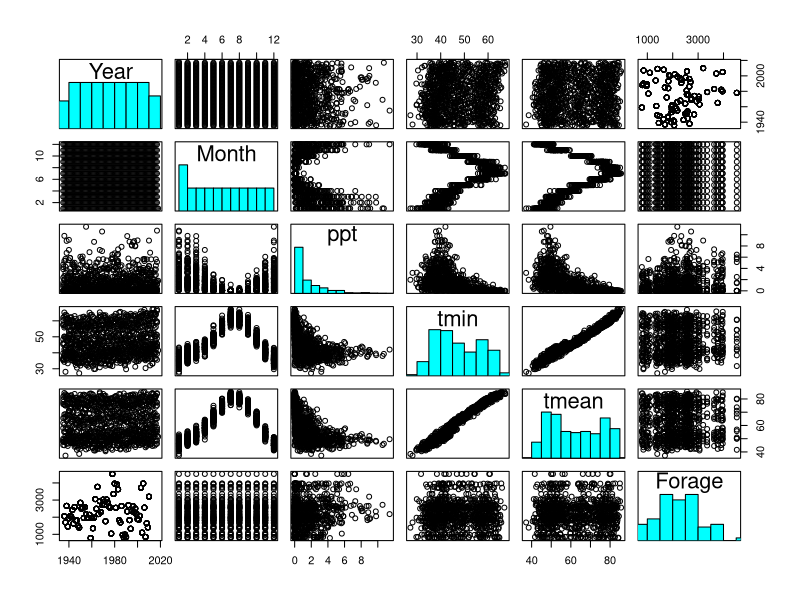
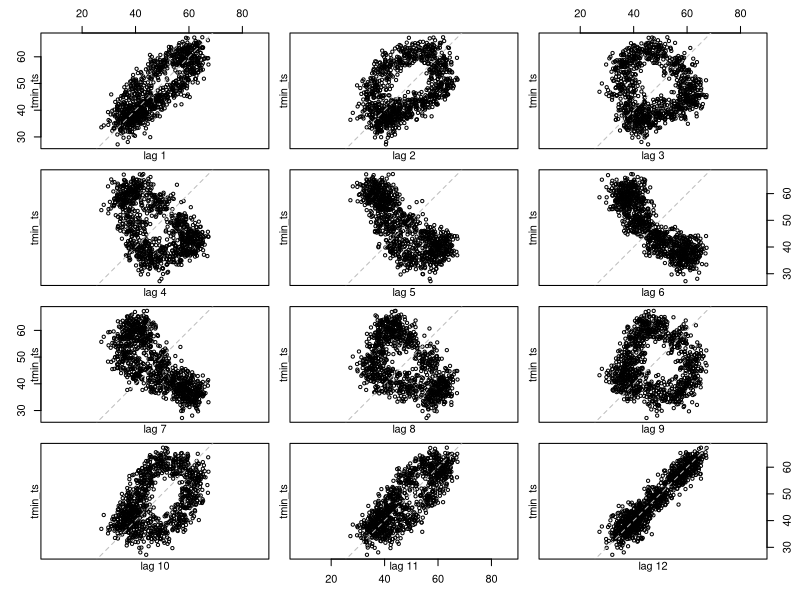
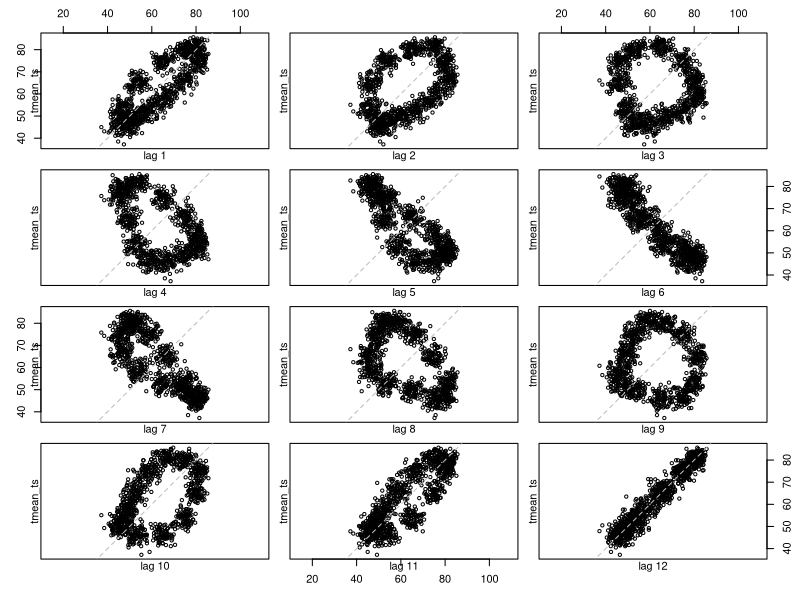
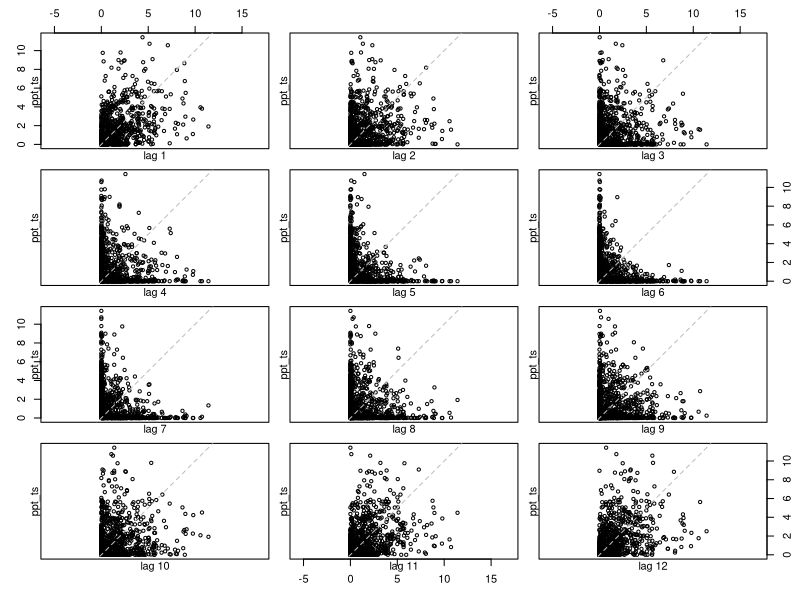
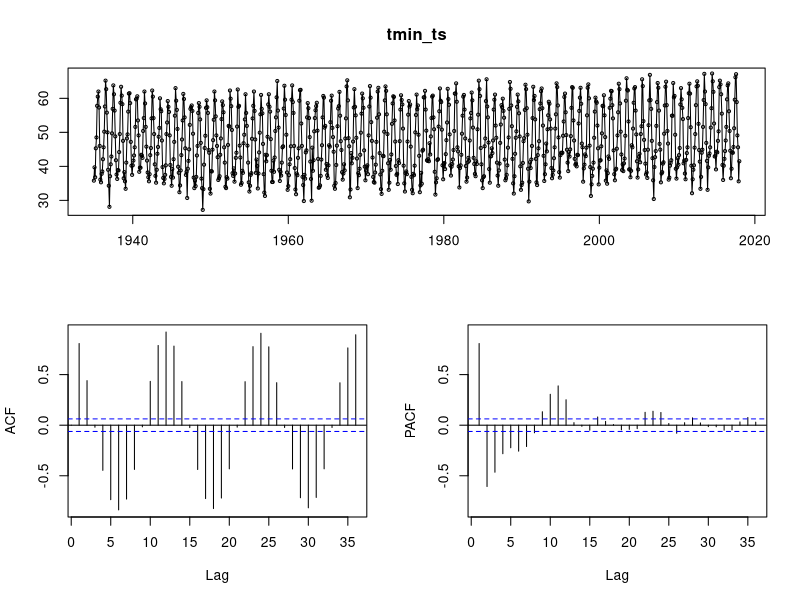
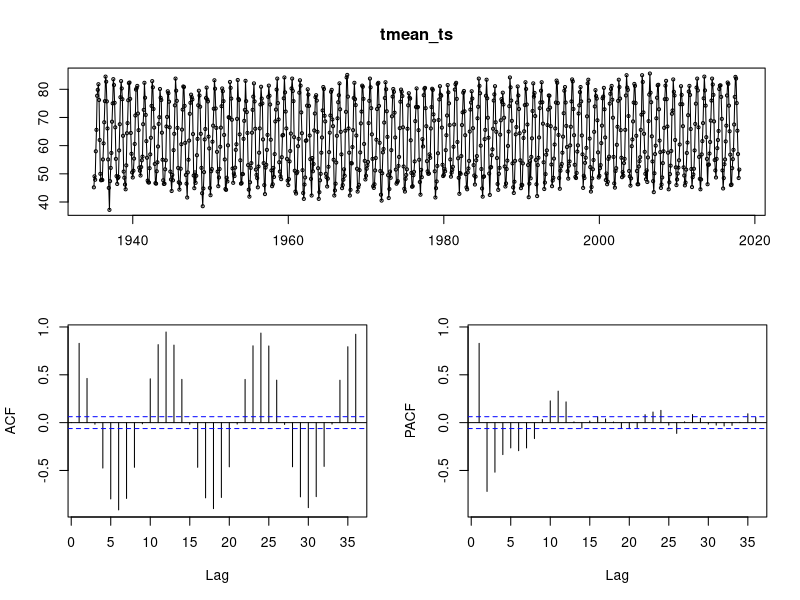
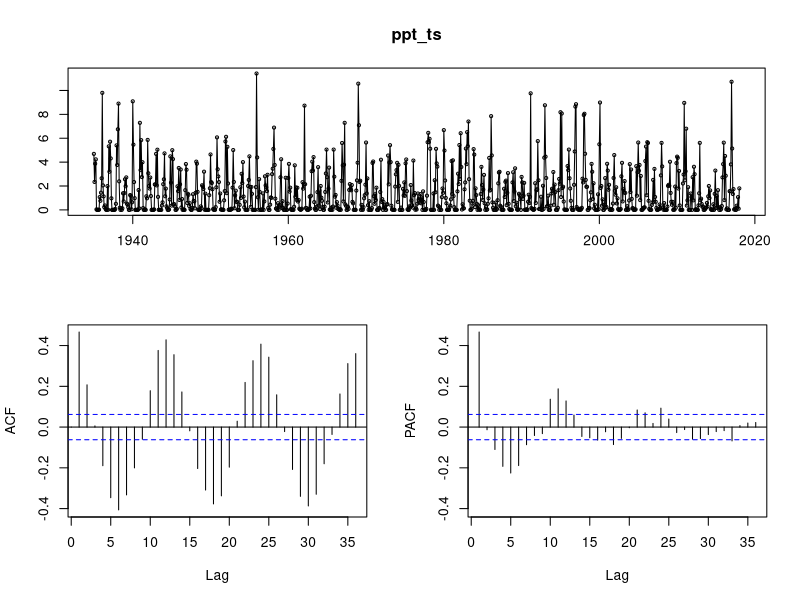
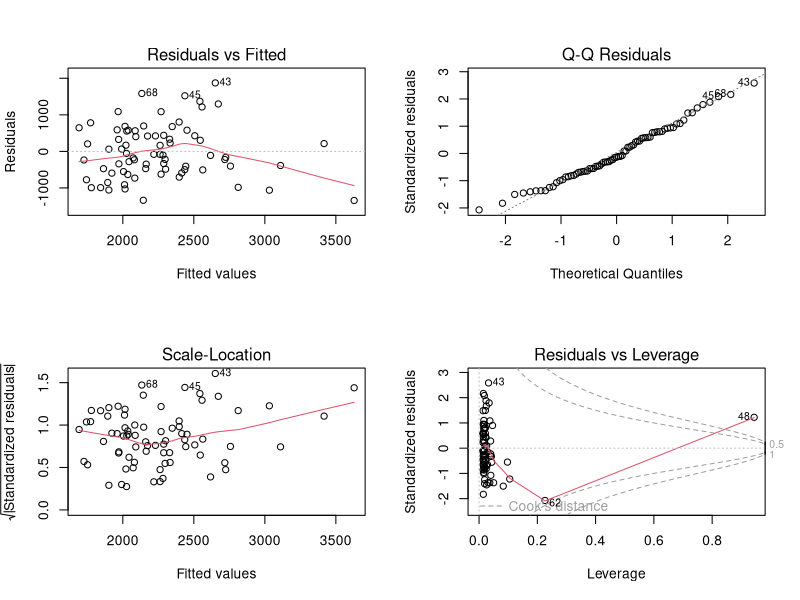

These figures' R source, in order:
# Get set up ----

library(tidyverse)
library(lubridate)
library(forecast)

setwd("C:/Users/kiers/OneDrive/Documents/GitHub/Forecasting-Challenge-2")

forage <- read.csv("Forage Data.csv")
weather <- read.csv("Weather data.csv")

str(forage)
str(weather)

# Read in dates as dates, change column names
weather <- weather %>% 
  mutate(Date = ym(Date),
         Year = year(Date),
         Month = month(Date)) %>% 
  rename(ppt = ppt..inches.,
         tmin = tmin..degrees.F.,
         tmean = tmean..degrees.F.) %>% 
  relocate(Year, .after = Date) %>% 
  relocate(Month, .after = Year)

forage <- forage %>% 
  rename(Year = year,
         Forage = lbs_per_acre)

# Merge data together
data <- merge(weather, forage, by="Year", all.x = T)

data <- data %>% 
  arrange(Year, Month) %>% 
  relocate(Date, .before = Year)

write.csv(data, "Full data.csv")

# Make histograms, explore relationships
panel.hist <- function(x, ...)
{
  usr <- par("usr")
  par(usr = c(usr[1:2], 0, 1.5) )
  h <- hist(x, plot = FALSE)
  breaks <- h$breaks; nB <- length(breaks)
  y <- h$counts; y <- y/max(y)
  rect(breaks[-nB], 0, breaks[-1], y, col = "cyan", ...)
}

pairs(data[,2:7], diag.panel = panel.hist)


# Make some lag plots ----
tmin_ts <- ts(data$tmin, start = c(1935, 1), end = c(2018, 1), frequency = 12)
tmean_ts <- ts(data$tmean, start = c(1935, 1), end = c(2018, 1), frequency = 12)
ppt_ts <- ts(data$ppt, start = c(1935, 1), end = c(2018, 1), frequency = 12)

lag.plot(tmin_ts, lags = 12, do.lines = F)
lag.plot(tmean_ts, lags = 12, do.lines = F)
lag.plot(ppt_ts, lags = 12, do.lines = F)

tsdisplay(tmin_ts)
tsdisplay(tmean_ts)
tsdisplay(ppt_ts)

# Make more vars ----
# Precip accumulation from the previous winter and fall is probably important for 
#   spring growth, unclear how far into the fall precip is important though
# Make two additional variables, one representing previous winter precip, and one 
#   representing previous winter and fall precip
# For each years previous winter precip, I want the current year's January precip,
#   and the previous year's December preicp

# Corina made some great aggregated variables! Jan temps are previous year Jan temps though

# combined <- read.csv("aggregated variables.csv")
# combined <- combined %>% 
#   rename(Year = year) %>% 
#   select(!X)
# 
# 
# # Summer temps and precip might also impact forage because it would impact seed set
# #   We would expect more viable seeds in cooler, wetter summers
# 
# summervars <- data %>% 
#   filter(Month %in% c(6, 7, 8, 9)) %>% 
#   group_by(Year) %>% 
#   summarise(ppt_summer = sum(ppt),
#             tmean_summer = mean(tmean),
#             tmin_summer = min(tmin))
# 
# augustvars <- data %>% 
#   filter(Month == 8) %>% 
#   group_by(Year) %>% 
#   summarise(tmean_aug = mean(tmean),
#             tmin_aug = min(tmin))
# 
# combined <- merge(combined, summervars, by="Year", all.x = T)
# combined <- merge(combined, augustvars, by="Year", all.x = T)
# 
# write.csv(combined, "aggregated variables.csv")

# I didn't aggregate summer data correctly (needed to be year before) so here's a dataframe
#   that Seth made:

monthcols <- read.csv("month columns.csv")

# Add aggregated vars to this new dataframe
combined <- monthcols %>% 
  mutate(ppt_winter = pptIn_12 + pptIn_11 + pptIn_10 + pptIn_9,
         tmin_winter = pmin(tmin_12, tmin_11, tmin_10, tmin_9),
         tmean_winter = (tmin_12 + tmin_11 + tmin_10 + tmin_9)/4,
         tmin_jan = tmin_12,
         tmean_jan = tmean_12,
         ppt_summer = pptIn_5 + pptIn_6 + pptIn_7 + pptIn_8,
         tmin_summer = pmin(pptIn_5, pptIn_6, pptIn_7, pptIn_8),
         tmean_summer = (pptIn_5 + pptIn_6 + pptIn_7 + pptIn_8)/4,
         tmin_aug = tmin_7,
         tmean_aug = tmean_7) %>% 
  select(c(year, winterYear, lbs_per_acre, percentile, ppt_winter, tmin_winter, tmean_winter,
           tmin_jan, tmean_jan, ppt_summer, tmin_summer, tmean_summer, tmin_aug, tmean_aug)) %>% 
  filter(year != 1935) %>% 
  filter(year < 2011)

write.csv(combined, "aggregated variables.csv")

# Make some models ----
model1 <- lm(lbs_per_acre ~ ppt_summer + tmean_summer, data = combined)
model2 <- lm(lbs_per_acre ~ ppt_summer + tmin_summer, data = combined) 
model3 <- lm(lbs_per_acre ~ ppt_summer + tmean_aug, data = combined)
model4 <- lm(lbs_per_acre ~ ppt_summer + tmin_aug, data = combined)

AIC(model1, model2, model3, model4)
# model 2 has lowest AIC

# Try adding winter ppt in
model5 <- lm(lbs_per_acre ~ ppt_summer + tmin_summer + ppt_winter, data = combined)
model6 <- lm(lbs_per_acre ~ tmin_summer + ppt_winter, data = combined)
model7 <- lm(lbs_per_acre ~ ppt_summer + ppt_winter, data = combined)

AIC(model2, model5, model6, model7)
# Models 6 and 7 have the lowest AIC

par(mfrow = c(2,2))
plot(model6)
plot(model7)
# Model6 residuals look really bad, model7 looks slightly less bad, so I'll go with that one!

# Make some forecasts ----
predictdata <- monthcols %>% 
  mutate(ppt_winter = pptIn_12 + pptIn_11 + pptIn_10 + pptIn_9,
         tmin_winter = pmin(tmin_12, tmin_11, tmin_10, tmin_9),
         tmean_winter = (tmin_12 + tmin_11 + tmin_10 + tmin_9)/4,
         tmin_jan = tmin_12,
         tmean_jan = tmean_12,
         ppt_summer = pptIn_5 + pptIn_6 + pptIn_7 + pptIn_8,
         tmin_summer = pmin(pptIn_5, pptIn_6, pptIn_7, pptIn_8),
         tmean_summer = (pptIn_5 + pptIn_6 + pptIn_7 + pptIn_8)/4,
         tmin_aug = tmin_7,
         tmean_aug = tmean_7) %>% 
  select(c(year, winterYear, lbs_per_acre, percentile, ppt_winter, tmin_winter, tmean_winter,
           tmin_jan, tmean_jan, ppt_summer, tmin_summer, tmean_summer, tmin_aug, tmean_aug))

